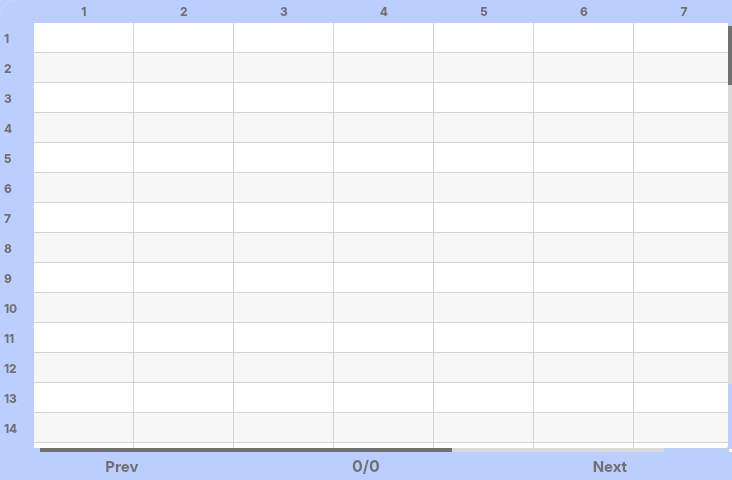
<?xml version="1.0" encoding="UTF-8"?>
<ui version="4.0">
 <class>Form</class>
 <widget class="QWidget" name="Form">
  <property name="geometry">
   <rect>
    <x>0</x>
    <y>0</y>
    <width>732</width>
    <height>480</height>
   </rect>
  </property>
  <property name="windowTitle">
   <string>Form</string>
  </property>
  <property name="styleSheet">
   <string notr="true">QWidget{
	background:rgb(188, 206, 253);
	border-radius: 16px;
}

QScrollBar:horizontal {
    border: 0px;
    background:rgb(217, 217, 217);
    height: 4px;
    margin: 0px 0px 0 40px;
}       
QScrollBar::handle:horizontal {
    background: rgb(112, 112, 112);
    min-width: 32px;
}        
QScrollBar::add-line:horizontal {
    border: 0px;
    background: rgb(188, 206, 253);
    width: 64px;
    subcontrol-position: left;
    subcontrol-origin: margin;
}

QScrollBar::sub-line:horizontal {
    border: 0px;
    background: rgb(188, 206, 253);
    width: 64px;
    subcontrol-position: right;
    subcontrol-origin: margin;
}

QScrollBar:vertical {
    border: 0px;
	width: 4px;
    background:rgb(217, 217, 217);
    margin: 26px 0px 0px 0px;
}       
QScrollBar::handle:vertical {
    background: rgb(112, 112, 112);
    min-height: 32px;
}        
QScrollBar::add-line:vertical {
    border: 0px;
    background: rgb(188, 206, 253);
    height: 64px;
    subcontrol-position: top;
    subcontrol-origin: margin;
}

QScrollBar::sub-line:vertical {
    border: 0px;
    background: rgb(188, 206, 253);
    height: 64px;
    subcontrol-position: bottom;
    subcontrol-origin: margin;
}


QHeaderView{
	background-color: rgb(188, 206, 253);
}

QHeaderView::section {
    background-color: rgb(188, 206, 253);
	color: rgb(112, 112, 112);
	border: 0px;
	padding: 2px 4px 2px 4px;		
	font-size: 12px;
	font-family: Inter; 
	font-weight: bold;
}
QTableCornerButton::section {
    background-color: rgb(188, 206, 253);
	border-top-left-radius: 16px;
}

QTableWidget { 
	background-color: #ffffff;
	border-width: 0px;
	border-top-left-radius: 16px;
}

QLineEdit, QDateEdit, QComboBox, QTextEdit{
	background-color: #ffffff;
	padding-left: 16px;
}

QTableWidget::item {
	padding-left: 16px;
}

QPushButton, QLabel {
	color: rgb(112, 112, 112);
}

QPushButton:hover {
	color: #fff;
}
</string>
  </property>
  <layout class="QGridLayout" name="gridLayout" rowstretch="16,1" columnstretch="1,1,1" rowminimumheight="18,1" columnminimumwidth="1,1,1">
   <property name="leftMargin">
    <number>0</number>
   </property>
   <property name="topMargin">
    <number>0</number>
   </property>
   <property name="rightMargin">
    <number>0</number>
   </property>
   <property name="bottomMargin">
    <number>0</number>
   </property>
   <property name="spacing">
    <number>0</number>
   </property>
   <item row="1" column="0">
    <widget class="QPushButton" name="btn_prev">
     <property name="sizePolicy">
      <sizepolicy hsizetype="Expanding" vsizetype="Expanding">
       <horstretch>0</horstretch>
       <verstretch>0</verstretch>
      </sizepolicy>
     </property>
     <property name="font">
      <font>
       <family>Inter</family>
       <pointsize>11</pointsize>
       <bold>true</bold>
      </font>
     </property>
     <property name="text">
      <string>Prev</string>
     </property>
    </widget>
   </item>
   <item row="1" column="2">
    <widget class="QPushButton" name="btn_next">
     <property name="sizePolicy">
      <sizepolicy hsizetype="Expanding" vsizetype="Expanding">
       <horstretch>0</horstretch>
       <verstretch>0</verstretch>
      </sizepolicy>
     </property>
     <property name="font">
      <font>
       <family>Inter</family>
       <pointsize>11</pointsize>
       <bold>true</bold>
      </font>
     </property>
     <property name="text">
      <string>Next</string>
     </property>
    </widget>
   </item>
   <item row="1" column="1">
    <widget class="QLabel" name="lb_page">
     <property name="sizePolicy">
      <sizepolicy hsizetype="Expanding" vsizetype="Expanding">
       <horstretch>0</horstretch>
       <verstretch>0</verstretch>
      </sizepolicy>
     </property>
     <property name="font">
      <font>
       <family>Inter</family>
       <pointsize>12</pointsize>
       <bold>true</bold>
      </font>
     </property>
     <property name="text">
      <string>0/0</string>
     </property>
     <property name="alignment">
      <set>Qt::AlignCenter</set>
     </property>
    </widget>
   </item>
   <item row="0" column="0" colspan="3">
    <widget class="QTableWidget" name="table">
     <property name="editTriggers">
      <set>QAbstractItemView::NoEditTriggers</set>
     </property>
     <property name="defaultDropAction">
      <enum>Qt::IgnoreAction</enum>
     </property>
     <property name="alternatingRowColors">
      <bool>true</bool>
     </property>
     <property name="selectionMode">
      <enum>QAbstractItemView::SingleSelection</enum>
     </property>
     <property name="selectionBehavior">
      <enum>QAbstractItemView::SelectRows</enum>
     </property>
     <property name="textElideMode">
      <enum>Qt::ElideMiddle</enum>
     </property>
     <property name="showGrid">
      <bool>true</bool>
     </property>
     <property name="gridStyle">
      <enum>Qt::SolidLine</enum>
     </property>
     <property name="cornerButtonEnabled">
      <bool>false</bool>
     </property>
     <property name="rowCount">
      <number>100</number>
     </property>
     <property name="columnCount">
      <number>10</number>
     </property>
     <attribute name="horizontalHeaderStretchLastSection">
      <bool>true</bool>
     </attribute>
     <row/>
     <row/>
     <row/>
     <row/>
     <row/>
     <row/>
     <row/>
     <row/>
     <row/>
     <row/>
     <row/>
     <row/>
     <row/>
     <row/>
     <row/>
     <row/>
     <row/>
     <row/>
     <row/>
     <row/>
     <row/>
     <row/>
     <row/>
     <row/>
     <row/>
     <row/>
     <row/>
     <row/>
     <row/>
     <row/>
     <row/>
     <row/>
     <row/>
     <row/>
     <row/>
     <row/>
     <row/>
     <row/>
     <row/>
     <row/>
     <row/>
     <row/>
     <row/>
     <row/>
     <row/>
     <row/>
     <row/>
     <row/>
     <row/>
     <row/>
     <row/>
     <row/>
     <row/>
     <row/>
     <row/>
     <row/>
     <row/>
     <row/>
     <row/>
     <row/>
     <row/>
     <row/>
     <row/>
     <row/>
     <row/>
     <row/>
     <row/>
     <row/>
     <row/>
     <row/>
     <row/>
     <row/>
     <row/>
     <row/>
     <row/>
     <row/>
     <row/>
     <row/>
     <row/>
     <row/>
     <row/>
     <row/>
     <row/>
     <row/>
     <row/>
     <row/>
     <row/>
     <row/>
     <row/>
     <row/>
     <row/>
     <row/>
     <row/>
     <row/>
     <row/>
     <row/>
     <row/>
     <row/>
     <row/>
     <row/>
     <column/>
     <column/>
     <column/>
     <column/>
     <column/>
     <column/>
     <column/>
     <column/>
     <column/>
     <column/>
    </widget>
   </item>
  </layout>
 </widget>
 <resources/>
 <connections/>
</ui>
